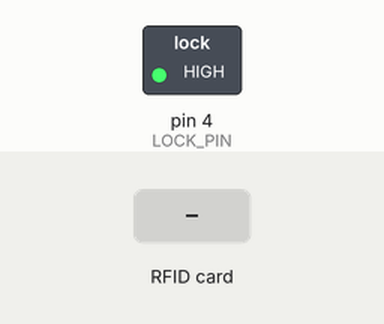
This sketch was run on a simulated Arduino Uno, built with avr-gcc and run on an emulated ATmega328P. Parts: switched loads named in the sketch (green lamp = pin HIGH). The inputs (shaded band) are chosen by the test bench. Pins used as bus, display or sensor lines are not drawn; what the sketch prints to the serial monitor is not drawn.

Above: at 1.2 s.
1.3 s: RFID card B1 3F 6B A2 held to the reader
At 1.7 s:
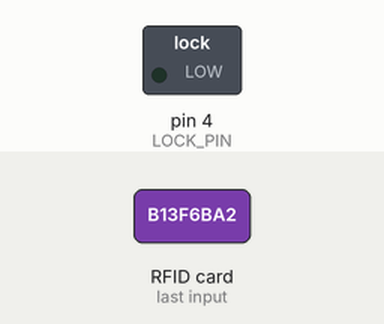
2.8 s: RFID card 5E 7A 19 C4 held to the reader
Timing chart, 0 to 5.8 s (numbered marks = the images above; inputs shaded):
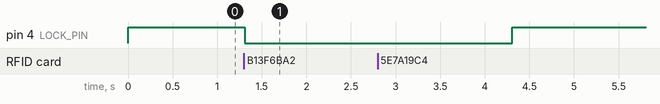

The sketch:

RFID_taps.ino
```cpp
#include <SPI.h>
#include <MFRC522v2.h>
#include <MFRC522DriverSPI.h>
#include <MFRC522DriverPinSimple.h>

#define SS_PIN 10
#define LOCK_PIN 4

// Use the correct CS pin class for your library:
MFRC522DriverPinSimple csPin(SS_PIN);

// Create SPI driver with required SPISettings:
MFRC522DriverSPI driver(csPin, SPI, SPISettings(1000000, MSBFIRST, SPI_MODE0));

// Create MFRC522 object using the driver:
MFRC522 mfrc522(driver);

// Known UID (replace with yours)
byte masterTagUID[] = {0xB1, 0x3F, 0x6B, 0xA2};

bool isLocked = true;


// Compare UID helper
bool compareUID(byte* uid1, byte* uid2, byte size) {
    for (byte i = 0; i < size; i++) {
        if (uid1[i] != uid2[i]) return false;
    }
    return true;
}


void setup() {
    Serial.begin(115200);
    SPI.begin();

    pinMode(LOCK_PIN, OUTPUT);
    digitalWrite(LOCK_PIN, HIGH); // locked initially

    Serial.println("Initializing MFRC522...");
    mfrc522.PCD_Init();

    Serial.println("Ready – scan a card.");
}


void loop() {

    if (!mfrc522.PICC_IsNewCardPresent()) return;
    if (!mfrc522.PICC_ReadCardSerial()) return;

    byte uidSize = mfrc522.uid.size;
    byte* uid = mfrc522.uid.uidByte;

    Serial.print("Scanned UID: ");
    for (byte i = 0; i < uidSize; i++) {
        if (uid[i] < 0x10) Serial.print("0");
        Serial.print(uid[i], HEX);
        Serial.print(" ");
    }
    Serial.println();

    if (compareUID(uid, masterTagUID, uidSize)) {
        Serial.println("Your card is detected – unlocking...");
        digitalWrite(LOCK_PIN, LOW);
        delay(3000);
        digitalWrite(LOCK_PIN, HIGH);
        Serial.println("Locked again.");
    } else {
        Serial.println("Who is this? Denied!! Stranger Danger!!!.");
    }

    mfrc522.PICC_HaltA();
    mfrc522.PCD_StopCrypto1();
}
```

Measured:
- after the input at 1.3 s, pin 4 (LOCK_PIN): HIGH → LOW at once
